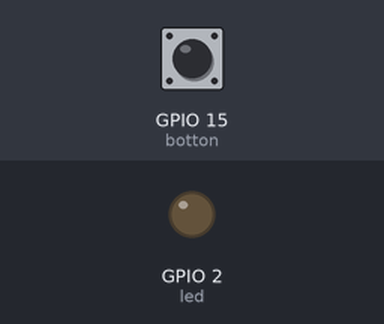
This program was run on a simulated ESP32 board running MicroPython. Parts: output pins drawn as LEDs (lit = HIGH). Dashed ring = blinking. The inputs (shaded band) are chosen by the test bench; at power-on: GPIO 15 (botton) HIGH.

Above: at 1.2 s.
1.3 s: GPIO 15 (botton) pulled LOW for 3.2 s
At 1.7 s:
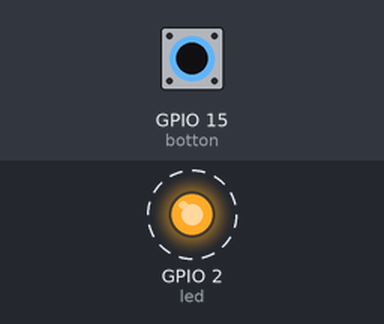
Timing chart, 0 to 6.3 s (numbered marks = the images above; inputs shaded):
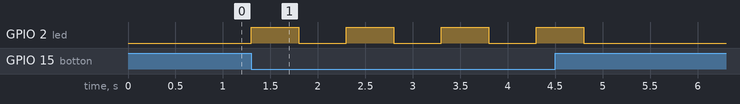

The program:

test.py
```python
#  Basic structure for writing code in uP
#  Libraries
import machine
import time
#  Variable
delay = 500 # ms
#  Configuration GPIO pin I/O
botton = machine.Pin(15, machine.Pin.IN) #  digital INPUT
led = machine.Pin(2, machine.Pin.OUT) #  digital OUTPUT
#  Code
while True:
    if(botton.value() == 0):
        led.on()
        time.sleep_ms(delay)
        led.off()
        time.sleep_ms(delay)
```

Measured:
- after the input at 1.3 s, GPIO 2 (led): alternates HIGH for 0.50 s and LOW for 0.50 s, 8 changes in all, then stays LOW, starting at once
